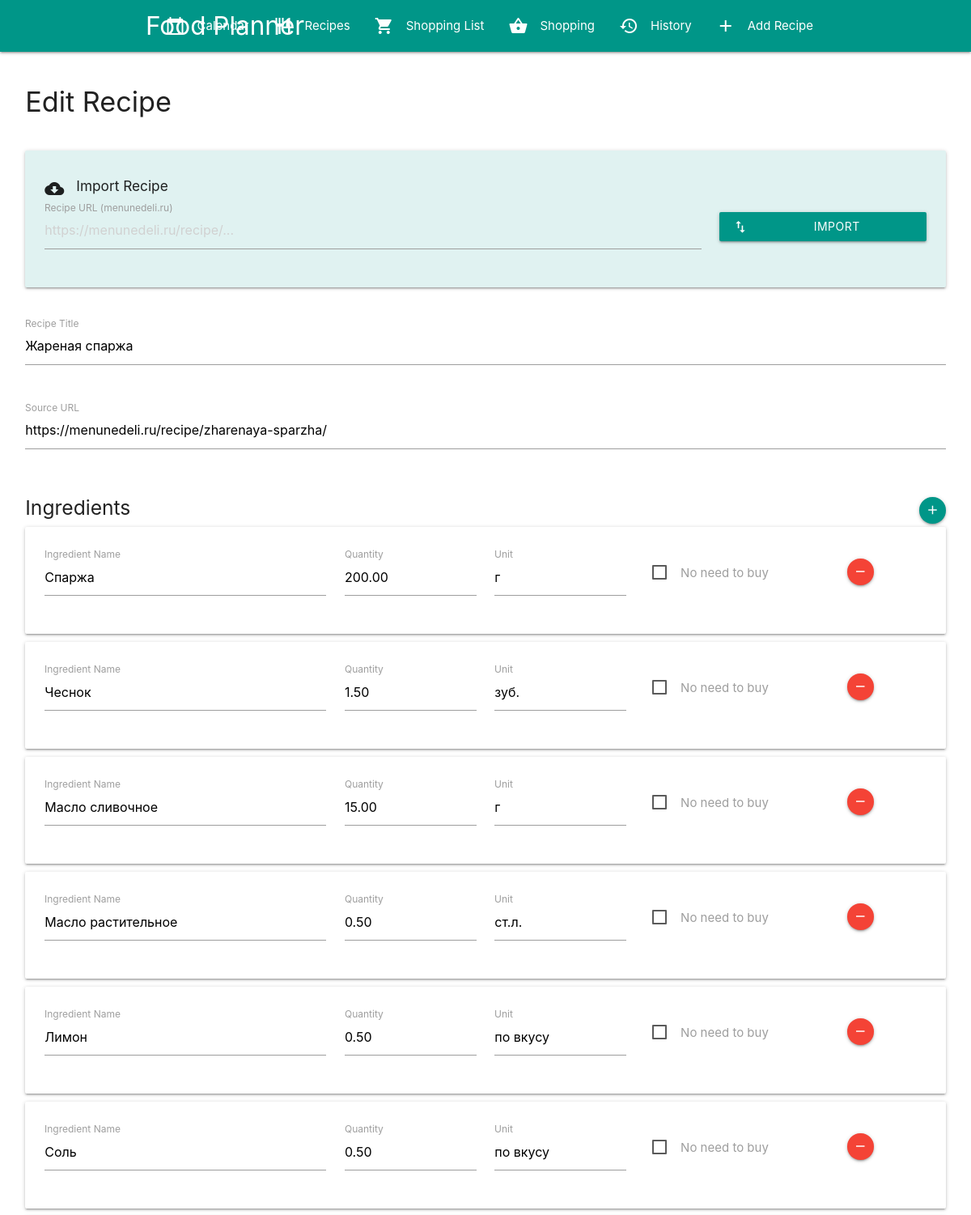
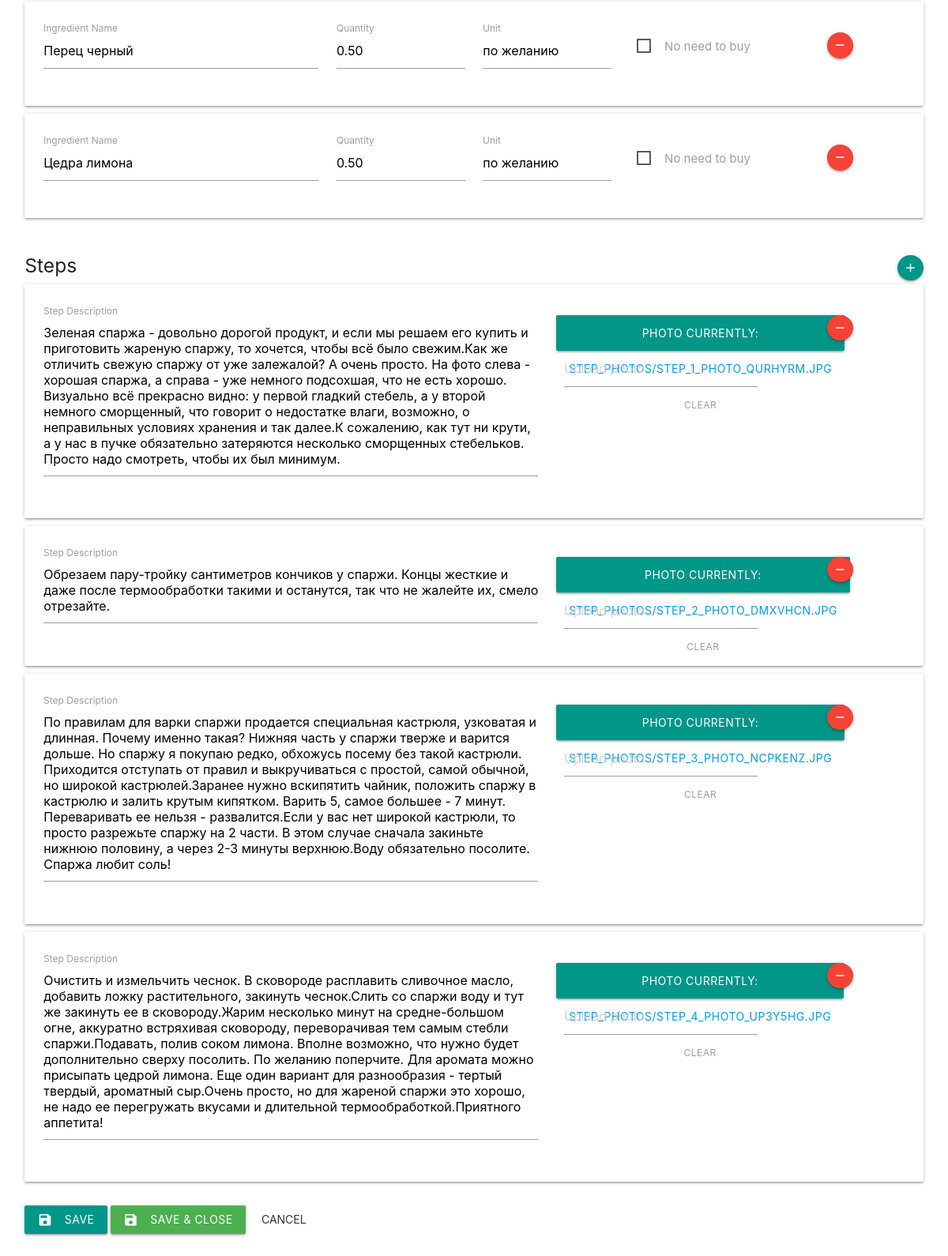
The page /recipe/63/edit/ on the database its author committed (2 pictures, top to bottom).
### recipes/models.py (models this page shows, shortened)
class Recipe(models.Model):
    title = models.CharField(max_length=200)
    source_url = models.URLField(blank=True, null=True)
    created_at = models.DateTimeField(auto_now_add=True)
    updated_at = models.DateTimeField(auto_now=True)

class Step(models.Model):
    recipe = models.ForeignKey(Recipe, on_delete=models.CASCADE, related_name='steps')
    order = models.PositiveIntegerField()
    description = models.TextField()
    photo = models.ImageField(upload_to='step_photos/', blank=True, null=True)
    class Meta:
        ordering = ['order']

### recipes/views.py (the view)
# urls.py: path('recipe/<int:pk>/edit/', views.recipe_edit, name='recipe_edit'),
def recipe_edit(request, pk):
    recipe = get_object_or_404(Recipe, pk=pk)
    if request.method == 'POST':
        form = RecipeForm(request.POST, instance=recipe)
        ingredient_formset = IngredientFormSet(request.POST, instance=recipe, prefix='ingredients')
        step_formset = StepFormSet(request.POST, request.FILES, instance=recipe, prefix='steps')
        if form.is_valid() and ingredient_formset.is_valid() and step_formset.is_valid():
            recipe = form.save()
            ingredient_formset.save()
            steps = step_formset.save(commit=False)
            for i, step in enumerate(steps):
                step.recipe = recipe
                step.order = i + 1
                step.save()
            step_formset.save_m2m()
            if 'save_and_close' in request.POST:
                return redirect('recipe_list')
            else:
                return redirect('recipe_detail', pk=recipe.pk)
    else:
        form = RecipeForm(instance=recipe)
        ingredient_formset = IngredientFormSet(instance=recipe, prefix='ingredients')
        step_formset = StepFormSet(instance=recipe, prefix='steps')
    return render(request, 'recipes/recipe_form.html', {
        'form': form,
        'ingredient_formset': ingredient_formset,
        'step_formset': step_formset,
        'recipe': recipe,
        'action': 'Edit'
    })

### recipes/forms.py
class RecipeForm(forms.ModelForm):
    class Meta:
        model = Recipe
        fields = ['title', 'source_url']
        widgets = {
            'title': forms.TextInput(attrs={'class': 'validate'}),
            'source_url': forms.URLInput(attrs={'class': 'validate'})
        }

### recipes/templates/recipes/recipe_form.html (shortened to what this page needs)
{% extends 'recipes/base.html' %}
{% load static %}
{% block content %}
<div class="row">
    <div class="col s12">
        <h4>{{ action }} Recipe</h4>
    </div>
</div>
<form method="post" enctype="multipart/form-data" id="recipe-form">
    <div class="row">
        <div class="col s12">
            <div class="card-panel teal lighten-5">
                <h6><i class="material-icons left">cloud_download</i>Import Recipe</h6>
                <div class="row" style="margin-bottom: 0;">
                    <div class="input-field col s12 m9">
                        <input type="url" id="import-url" placeholder="https://menunedeli.ru/recipe/...">
                        <label for="import-url">Recipe URL (menunedeli.ru)</label>
                    </div>
                    <div class="col s12 m3">
                        <button type="button" id="import-btn" class="btn teal btn-block" style="margin-top: 15px; width: 100%;">
                            <i class="material-icons left">import_export</i>Import
                        </button>
                    </div>
                </div>
            </div>
        </div>
    </div>
    <div class="row">
        <div class="input-field col s12">
            {{ form.title }}
            <label for="{{ form.title.id_for_label }}">Recipe Title</label>
        </div>
    </div>
    <div class="row">
        <div class="input-field col s12">
            {{ form.source_url }}
            <label for="{{ form.source_url.id_for_label }}">Source URL</label>
        </div>
    </div>
    <div class="row">
        <div class="col s12">
            <h5>Ingredients
                <a href="#!" id="add-ingredient" class="btn-floating btn-small teal right">
                    <i class="material-icons">add</i>
                </a>
            </h5>
            <div id="ingredient-forms">
                {% for form in ingredient_formset %}
                <div class="ingredient-form card-panel" style="margin-bottom: 10px;">
                    <div class="row" style="margin-bottom: 0;">
                        <div class="input-field col s12 m4">
                            {{ form.name }}
                            <label for="{{ form.name.id_for_label }}">Ingredient Name</label>
                        </div>
                        <div class="input-field col s6 m2">
                            {{ form.quantity }}
                            <label for="{{ form.quantity.id_for_label }}">Quantity</label>
                        </div>
                        <div class="input-field col s4 m2">
                            {{ form.unit }}
                            <label for="{{ form.unit.id_for_label }}">Unit</label>
                        </div>
                        <div class="col s2 m2 center-align" style="padding-top: 20px;">
                            <label>
                                <span>No need to buy</span>
                            </label>
                        </div>
                        <div class="col s12 m2 center-align">
                            <a href="#!" class="btn-floating btn-small red remove-ingredient" style="margin-top: 15px;">
                                <i class="material-icons">remove</i>
                            </a>
                        </div>
                    </div>
                </div>
                {% endfor %}
            </div>
        </div>
    </div>
    <div class="row">
        <div class="col s12">
            <h5>Steps
                <a href="#!" id="add-step" class="btn-floating btn-small teal right">
                    <i class="material-icons">add</i>
                </a>
            </h5>
            <div id="step-forms">
                {% for form in step_formset %}
                <div class="step-form card-panel" style="margin-bottom: 10px;">
                    <div class="row" style="margin-bottom: 0;">
                        <div class="input-field col s12 m7">
                            {{ form.description }}
                            <label for="{{ form.description.id_for_label }}">Step Description</label>
                        </div>
                        <div class="file-field input-field col s10 m3">
                            <div class="btn teal">
                                <span>Photo</span>
                                {{ form.photo }}
                            </div>
                            <div class="file-path-wrapper">
                                <input class="file-path validate" type="text" placeholder="Upload photo">
                            </div>
                        </div>
                        <div class="col s2 center-align">
                            <a href="#!" class="btn-floating btn-small red remove-step" style="margin-top: 15px;">
                                <i class="material-icons">remove</i>
                            </a>
                        </div>
                    </div>
                </div>
                {% endfor %}
            </div>
        </div>
    </div>
    <div class="row">
        <div class="col s12">
            <button type="button" id="save-recipe" class="btn teal">
                <i class="material-icons left">save</i>Save
            </button>
            <button type="button" id="save-and-close" class="btn green">
                <i class="material-icons left">save</i>Save & Close
            </button>
            <a href="{% if recipe %}{% url 'recipe_detail' recipe.pk %}{% else %}{% url 'recipe_list' %}{% endif %}" class="btn-flat">
                Cancel
            </a>
        </div>
    </div>
</form>
{% endblock %}

### rows shown on the page
Recipe: title "Жареная спаржа", source_url "https://menunedeli.ru/recipe/zharenaya-sparzha/"
Step: photo "CURRENTLY: STEP_PHOTOS/STEP_1_PHOTO_QURHYRM.JPG CLEAR"
Step: photo "CURRENTLY: STEP_PHOTOS/STEP_2_PHOTO_DMXVHCN.JPG CLEAR"
Step: photo "CURRENTLY: STEP_PHOTOS/STEP_3_PHOTO_NCPKENZ.JPG CLEAR"
Step: photo "CURRENTLY: STEP_PHOTOS/STEP_4_PHOTO_UP3Y5HG.JPG CLEAR"

### other values the page prints
{{ action }} "Edit"
